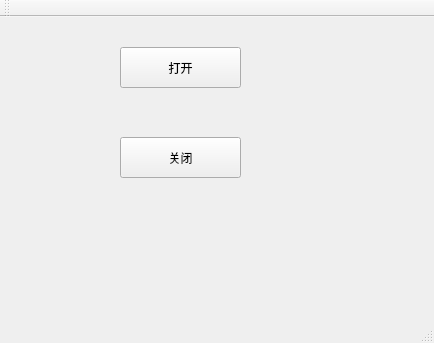
<?xml version="1.0" encoding="UTF-8"?>
<ui version="4.0">
 <class>CodeSignalSlot</class>
 <widget class="QMainWindow" name="CodeSignalSlot">
  <property name="geometry">
   <rect>
    <x>0</x>
    <y>0</y>
    <width>434</width>
    <height>343</height>
   </rect>
  </property>
  <property name="windowTitle">
   <string>CodeSignalSlot</string>
  </property>
  <widget class="QWidget" name="centralWidget">
   <widget class="QPushButton" name="OpenBt">
    <property name="geometry">
     <rect>
      <x>120</x>
      <y>30</y>
      <width>121</width>
      <height>41</height>
     </rect>
    </property>
    <property name="text">
     <string>打开</string>
    </property>
   </widget>
   <widget class="QPushButton" name="CloseBt">
    <property name="geometry">
     <rect>
      <x>120</x>
      <y>120</y>
      <width>121</width>
      <height>41</height>
     </rect>
    </property>
    <property name="text">
     <string>关闭</string>
    </property>
   </widget>
  </widget>
  <widget class="QMenuBar" name="menuBar">
   <property name="geometry">
    <rect>
     <x>0</x>
     <y>0</y>
     <width>434</width>
     <height>23</height>
    </rect>
   </property>
  </widget>
  <widget class="QToolBar" name="mainToolBar">
   <attribute name="toolBarArea">
    <enum>TopToolBarArea</enum>
   </attribute>
   <attribute name="toolBarBreak">
    <bool>false</bool>
   </attribute>
  </widget>
  <widget class="QStatusBar" name="statusBar"/>
 </widget>
 <layoutdefault spacing="6" margin="11"/>
 <resources/>
 <connections/>
</ui>
